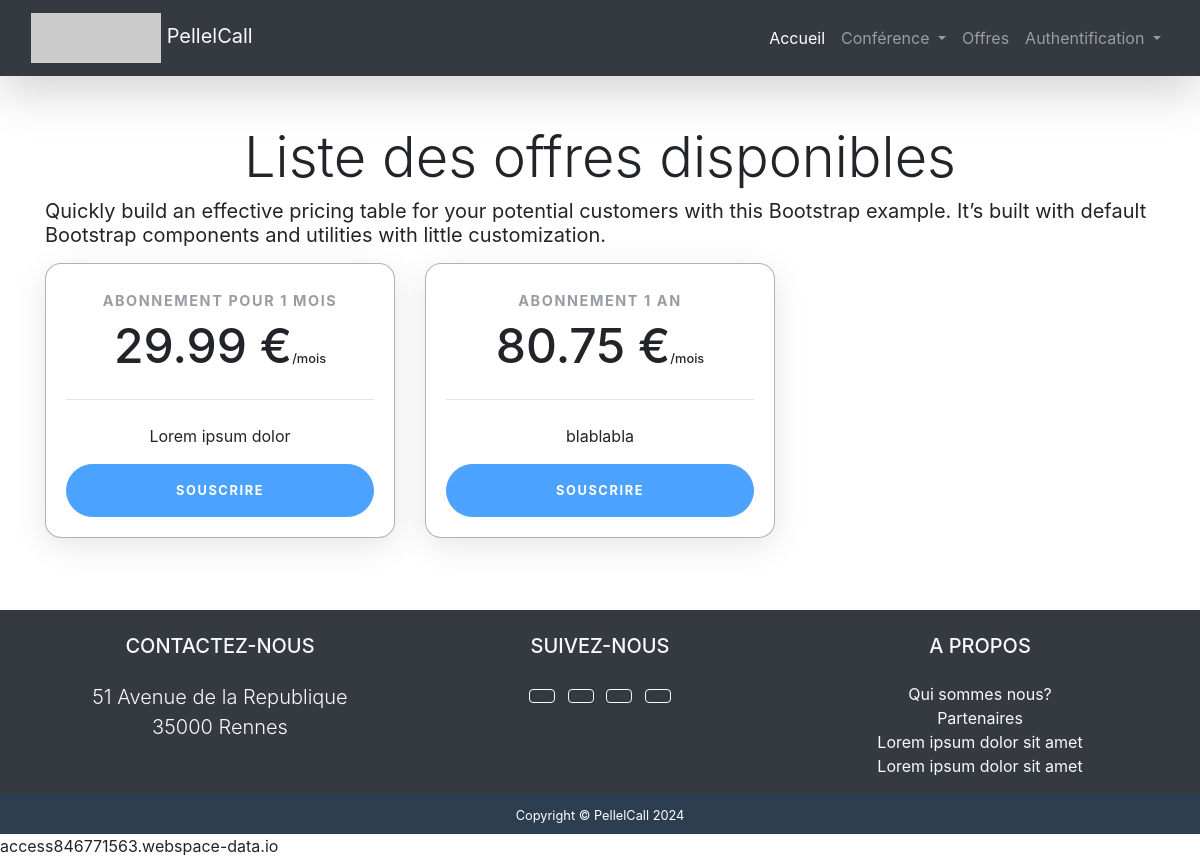
The page /meeting/offers/ on the database as committed earlier.
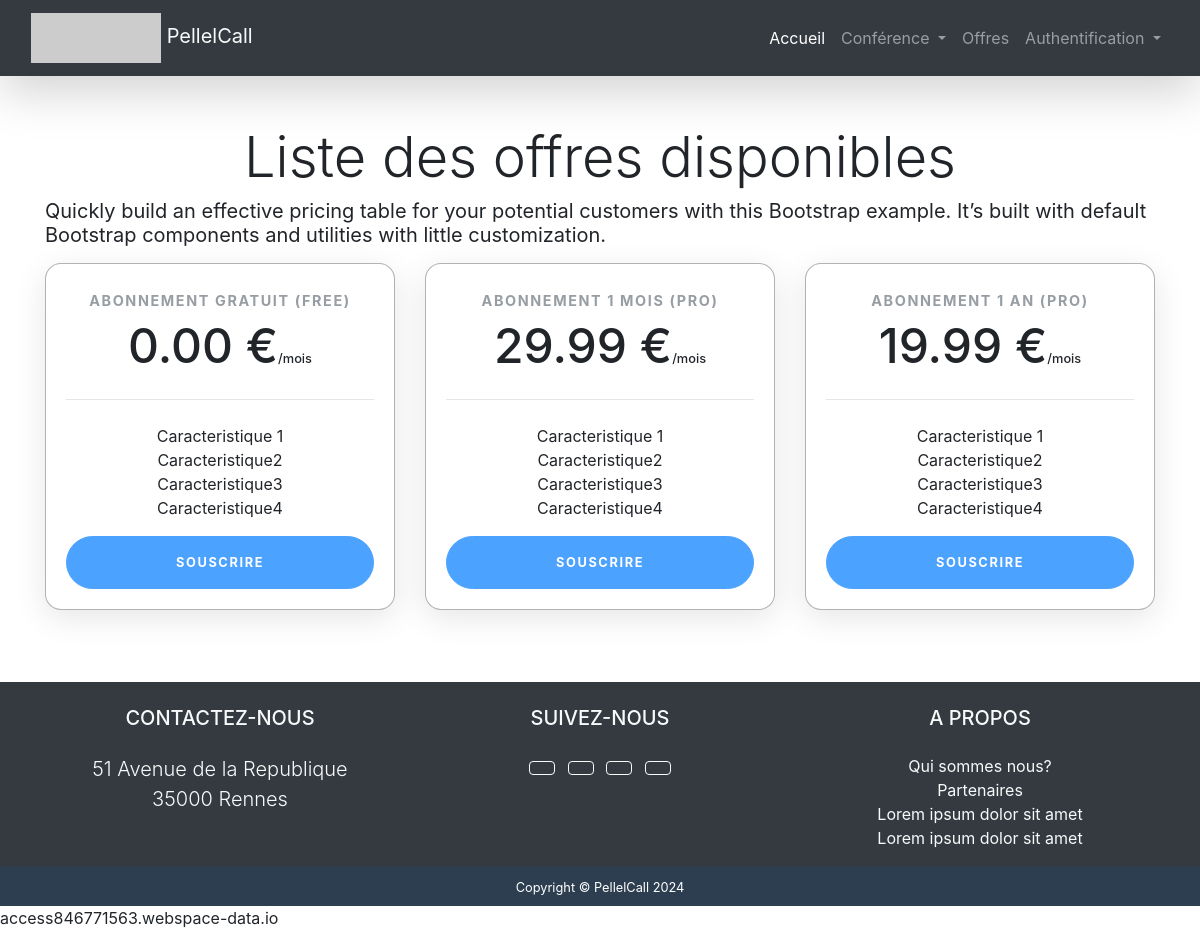
The same page on the database as committed later.
### meeting/models.py (models this page shows, shortened)
class Offer(models.Model):
    title = models.CharField(max_length=255, verbose_name="titre")
    description = models.TextField()
    price = models.DecimalField(verbose_name="prix", max_digits=10, decimal_places=2)
    users = models.ManyToManyField(User, through="Souscription", verbose_name="Utilisateurs souscrits", related_name="offers")
    class Meta:
        verbose_name = "offre"

### meeting/views.py (the view)
class OfferList(ListView):
    model = Offer
    context_object_name = 'offers'
    template_name = 'meeting/offers.html'

### meeting/templates/meeting/offers.html (shortened to what this page needs)
{% extends 'base.html' %}
{% block othercss %}
    {% load static %}
    <link rel="stylesheet" href="{% static 'meeting/css/offer.css' %}">
{% endblock %}
{% block content %}
<section class="pricing pb-4">
    <div class="container">
        <h2 class="display-4 text-center">Liste des offres disponibles </h2>
        <p class="h5 font-weight-normal">Quickly build an effective pricing table for your potential customers
        with this Bootstrap example. It’s built with default Bootstrap components
        and utilities with little customization.</p>
        <div class="row mt-3">
            {% if offers %}
                {% for offer in offers  %}
                <div class="col-lg-4">
                    <div class="card mb-5 mb-lg-0">
                        <div class="card-body">
                            <h5 class="card-title text-muted text-uppercase text-center">{{offer.title}}</h5>
                            <h6 class="card-price text-center">{{offer.price}} €<span class="period">/mois</span></h6>
                            <hr>
                            <div class="card-description text-center">
                                {{offer.description|linebreaks}}
                            </div>
                            <a href="{% url 'offer_detail' offer.id %}" class="btn btn-block btn-primary text-uppercase">Souscrire</a>
                        </div>
                    </div>
                </div>
                {% endfor %}
            {% else %}
                <p>Il n'y a pas d'offres </p>
            {% endif %}
        </div>
    </div>
</section>
{% endblock %}

### templates/base.html (shortened to what this page needs)
<!DOCTYPE html>
<html lang="fr">
    <head>
        <link rel="stylesheet" href="https://stackpath.bootstrapcdn.com/bootstrap/4.5.0/css/bootstrap.min.css">
        {% load static %}
        <link rel="stylesheet" href="{% static 'css/index.css' %}">
        {% block othercss %}
        {% endblock %}
    </head>
    <body body="d-flex flex-column">
        {% include "header.html" %}
        <main id="page-content">
            <div class="container-fluid my-5">
            {% block content %}
            {% endblock %}
            </div>
        </main>
        {% include "footer.html" %}
        {% load static %}
    </body>
</html>

### templates/header.html (shortened to what this page needs)
<header>
    <nav class="navbar navbar-expand-md navbar-dark bg-dark shadow-lg static-top">
        <div class="container-fluid">
            <a class="navbar-brand" href="#">
                <img src="http://placehold.it/130x50?text=Logo" alt="">
                <span class="text-light d-none d-md-inline">PellelCall</span>
            </a>
            <div class="collapse navbar-collapse" id="navbarResponsive">
                <ul class="navbar-nav ml-auto">
                    <li class="nav-item active">
                        <a class="nav-link" href="/">
                             Accueil <span class="sr-only">(current)</span>
                        </a>
                    </li>
                    <li class="nav-item dropdown">
                        <a class="nav-link dropdown-toggle" href="/meeting/" id="dropdown01" data-toggle="dropdown" aria-haspopup="true" aria-expanded="false">
                             Conférence
                        </a>
                    </li>
                    <li class="nav-item">
                        <a class="nav-link" href="/meeting/offers/"> Offres</a>
                    </li>
                    <li class="nav-item dropdown">
                        {% if user.is_authenticated %}
                            <a class="nav-link dropdown-toggle" href="#" id="dropdown02" data-toggle="dropdown" aria-haspopup="true" aria-expanded="false">
                                <i class="fas fa-user"></i> Mon espace
                            </a>
                            <div class="dropdown-menu" aria-labelledby="dropdown02">
                                <a class="dropdown-item" href="/accounts/profile/">Profile</a>
                                <a class="dropdown-item" href="/accounts/logout/">Déconnexion</a>
                            </div>
                        {% else %}
                            <a class="nav-link dropdown-toggle" href="#" id="dropdown02" data-toggle="dropdown" aria-haspopup="true" aria-expanded="false">
                                 Authentification
                            </a>
                        {% endif %}
                    </li>
                </ul>
            </div>
        </div>
    </nav>
</header>

### templates/footer.html (shortened to what this page needs)
<footer id="sticky-footer" class="pt-4 text-center bg-dark text-light">
    <div class="container">
        <div class="row">
            <div class="col-lg-4 mb-5 mb-lg-0">
                <h5 class="text-uppercase mb-4">Contactez-nous</h5>
                <p class="lead mb-0">51 Avenue de la Republique
                    <br>35000 Rennes
                </p>
            </div>
            <div class="col-lg-4 mb-5 mb-lg-0">
                <h5 class="text-uppercase mb-4">Suivez-nous</h5>
                <a class="btn btn-outline-light btn-social mx-1" href="#">
                </a>
                <a class="btn btn-outline-light btn-social mx-1" href="#">
                </a>
                <a class="btn btn-outline-light btn-social mx-1" href="#">
                </a>
                <a class="btn btn-outline-light btn-social mx-1" href="#">
                </a>
            </div>
            <div class="col-lg-4 mb-5 mb-lg-0">
                <h5 class="text-uppercase text-center mb-4">A propos</h5>
                <ul class="list-unstyled text-center text-light">
                    <li><a href="#" class="text-light">Qui sommes nous?</a></li>
                    <li><a href="#" class="text-light">Partenaires</a></li>
                    <li><a href="#" class="text-light">Lorem ipsum dolor sit amet</a></li>
                    <li><a href="#" class="text-light">Lorem ipsum dolor sit amet</a></li>
                </ul>
            </div>
        </div>
    </div>
    <section class="container-fluid copyright py-2 text-center text-white" style="background-color:#2c3e50">
        <small class="">Copyright &copy; PellelCall {% now "Y" %}</small>
    </section>
</footer>
access846771563.webspace-data.io

### static/css/index.css (style rules this page uses)
html, body { height: 100%; }
#page-content { flex: 1 0 auto; }
#sticky-footer { flex-shrink: none; margin-top: auto; }

### meeting/static/meeting/css/offer.css (style rules this page uses)
.pricing .card { border: 0.05rem solid rgba(0, 0, 0, 0.3); border-radius: 1rem; transition: all 0.2s; box-shadow: 0 0.5rem 2rem 0 rgba(0, 0, 0, 0.1); }
.pricing hr { margin: 1.5rem 0; }
.pricing .card-title { margin: 0.5rem 0; font-size: 0.9rem; letter-spacing: .1rem; font-weight: bold; }
.pricing .card-price { font-size: 3rem; margin: 0; }
.pricing .card-price .period { font-size: 0.8rem; }
.pricing .card-description { margin-bottom: 1rem; }
.pricing .text-muted { opacity: 0.7; }
.pricing .btn { font-size: 80%; border-radius: 5rem; letter-spacing: .1rem; font-weight: bold; padding: 1rem; opacity: 0.7; transition: all 0.2s; }

Rows that differ between the two databases and show on the page:
changed Offer: title "ABONNEMENT POUR 1 MOIS" → "ABONNEMENT GRATUIT (FREE)"; price "29.99" → "0.00"; description "Lorem ipsum dolor" → "Caracteristique 1 Caracteristique2 Caracteristique3 Caracteristique4"
changed Offer: title "ABONNEMENT 1 AN" → "ABONNEMENT 1 MOIS (PRO)"; price "80.75" → "29.99"; description "blablabla" → "Caracteristique 1 Caracteristique2 Caracteristique3 Caracteristique4"
added Offer: title "ABONNEMENT 1 AN (PRO)", price "19.99", description "Caracteristique 1 Caracteristique2 Caracteristique3 Caracteristique4"
